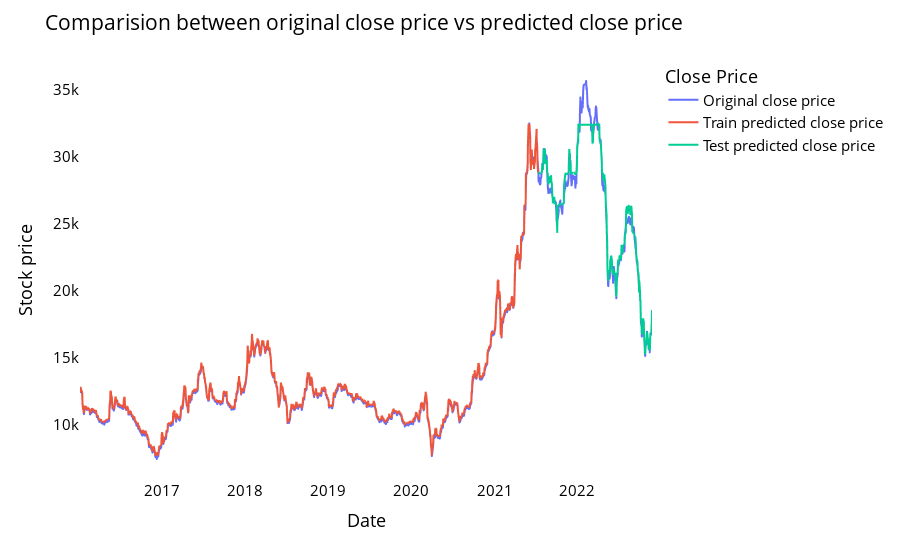

Here is the notebook cell this chart was saved with:
### Code cell
# shift train predictions for plotting
from itertools import cycle
import plotly.express as px

print(RF_train_predict.shape)
print(RF_test_predict.shape)
print(closedf.shape)
print(len(close_stock))

look_back=time_step
trainPredictPlot = np.empty_like(closedf)
trainPredictPlot[:, :] = np.nan
trainPredictPlot[0:len(RF_train_predict), :] = RF_train_predict

print("Train predicted data: ", trainPredictPlot)

# shift test predictions for plotting
testPredictPlot = np.empty_like(closedf)
testPredictPlot[:, :] = np.nan
testPredictPlot[len(RF_train_predict):len(closedf), :] = RF_test_predict

print("Test predicted data: ", testPredictPlot.shape)

names = cycle(['Original close price','Train predicted close price','Test predicted close price'])


plotdf = pd.DataFrame({'date': close_stock['trunc_time'],
                       'original_close': close_stock['ma_5'],
                      'train_predicted_close': trainPredictPlot.reshape(1,-1)[0].tolist(),
                      'test_predicted_close': testPredictPlot.reshape(1,-1)[0].tolist()})

fig = px.line(plotdf,x=plotdf['date'], y=[plotdf['original_close'],plotdf['train_predicted_close'],
                                          plotdf['test_predicted_close']],
              labels={'value':'Stock price','date': 'Date'})
fig.update_layout(title_text='Comparision between original close price vs predicted close price',
                  plot_bgcolor='white', font_size=15, font_color='black', legend_title_text='Close Price')
fig.for_each_trace(lambda t:  t.update(name = next(names)))

fig.update_xaxes(showgrid=False)
fig.update_yaxes(showgrid=False)
fig.show()

### Figure 1 — Plotly figure (JSON) as saved in the notebook; plotly's stock layout.template omitted (floating-point values rounded to 4 significant figures; data arrays with more than 128 entries replaced by an {"elided": "..."} marker saying what was removed)
{"data": [{"hovertemplate": "variable=original_close<br>Date=%{x}<br>Stock price=%{y}<extra></extra>", "legendgroup": "original_close", "line": {"color": "#636efa", "dash": "solid"}, "marker": {"symbol": "circle"}, "mode": "lines", "name": "Original close price", "showlegend": true, "type": "scattergl", "x": {"elided": "1727 str values"}, "xaxis": "x", "y": {"elided": "1727 float values"}, "yaxis": "y"}, {"hovertemplate": "variable=train_predicted_close<br>Date=%{x}<br>Stock price=%{y}<extra></extra>", "legendgroup": "train_predicted_close", "line": {"color": "#EF553B", "dash": "solid"}, "marker": {"symbol": "circle"}, "mode": "lines", "name": "Train predicted close price", "showlegend": true, "type": "scattergl", "x": {"elided": "1727 str values"}, "xaxis": "x", "y": {"elided": "1727 float values"}, "yaxis": "y"}, {"hovertemplate": "variable=test_predicted_close<br>Date=%{x}<br>Stock price=%{y}<extra></extra>", "legendgroup": "test_predicted_close", "line": {"color": "#00cc96", "dash": "solid"}, "marker": {"symbol": "circle"}, "mode": "lines", "name": "Test predicted close price", "showlegend": true, "type": "scattergl", "x": {"elided": "1727 str values"}, "xaxis": "x", "y": {"elided": "1727 float values"}, "yaxis": "y"}], "layout": {"font": {"color": "black", "size": 15}, "legend": {"title": {"text": "Close Price"}, "tracegroupgap": 0}, "margin": {"t": 60}, "plot_bgcolor": "white", "title": {"text": "Comparision between original close price vs predicted close price"}, "xaxis": {"anchor": "y", "domain": [0, 1], "showgrid": false, "title": {"text": "Date"}}, "yaxis": {"anchor": "x", "domain": [0, 1], "showgrid": false, "title": {"text": "Stock price"}}}}
